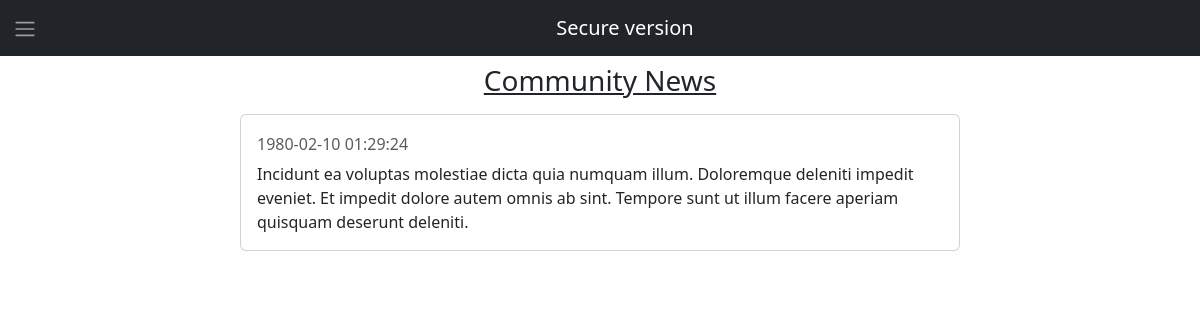
The page /secure_version/detail.php?id=1 on the database its author committed.
### tables this page shows
CREATE TABLE `news` (
  `id` int(9) UNSIGNED NOT NULL,
  `header` varchar(255) NOT NULL,
  `body` varchar(255) NOT NULL,
  `date` datetime NOT NULL
);

### secure_version/detail.php (the view, shortened to what this page needs)
<?php
include("../layout/header.php");
$id = $_GET['id'];
$stmt = mysqli_prepare($conn,"SELECT * FROM news WHERE id = ?") ;
mysqli_stmt_bind_param($stmt,"i",$id);
mysqli_stmt_execute($stmt);
$result = mysqli_stmt_get_result($stmt);
$item = mysqli_fetch_assoc($result);
?>
<div class="flex-grow-1 d-flex align-items-center flex-column ">
    <h3 class="mt-3 text-decoration-underline">Community News</h3>
    <div  class="d-flex flex-column align-items-center">
        <div class="card m-2" style="width: 60%;min-width: 500px;">
            <div class="card-body">
                <h6 class="card-subtitle mb-2 text-muted "><?php echo $item['date'] ?></h6>
                <p class="card-text"><?php echo $item['body'] ?></p>
            </div>
        </div>
    </div>
</div>
<?php
include("../layout/footer.php");
?>

### rows shown on the page
news: date "1980-02-10 01:29:24", body "Incidunt ea voluptas molestiae dicta quia numquam illum. Doloremque deleniti impedit eveniet. Et impedit dolore autem omnis ab sint. Tempore sunt ut illum facere aperiam quisquam deserunt deleniti."

### other values the page prints
$header "Secure version"
